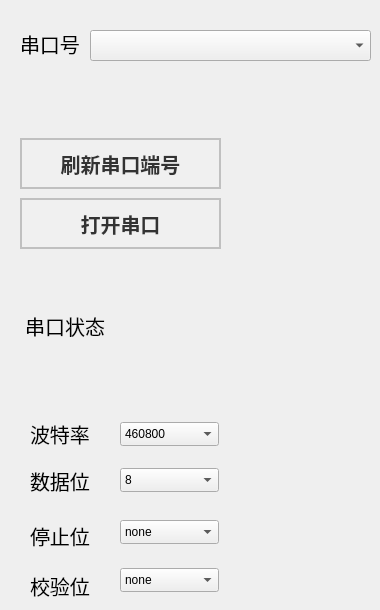
   <widget class="QWidget" name="tab_8">
    <attribute name="title">
     <string>串口</string>
    </attribute>
    <widget class="QLabel" name="label_11">
     <property name="geometry">
      <rect>
       <x>30</x>
       <y>418</y>
       <width>91</width>
       <height>31</height>
      </rect>
     </property>
     <property name="font">
      <font>
       <family>Microsoft YaHei</family>
       <pointsize>-1</pointsize>
       <weight>50</weight>
       <bold>false</bold>
      </font>
     </property>
     <property name="styleSheet">
      <string notr="true">font-family:Microsoft YaHei;
font-size:20px
</string>
     </property>
     <property name="text">
      <string>波特率</string>
     </property>
    </widget>
    <widget class="QComboBox" name="checkbitCb">
     <property name="geometry">
      <rect>
       <x>120</x>
       <y>568</y>
       <width>99</width>
       <height>24</height>
      </rect>
     </property>
     <item>
      <property name="text">
       <string>none</string>
      </property>
     </item>
    </widget>
    <widget class="QPushButton" name="reflesh_seiralport_pushbutton">
     <property name="geometry">
      <rect>
       <x>20</x>
       <y>138</y>
       <width>201</width>
       <height>51</height>
      </rect>
     </property>
     <property name="font">
      <font>
       <family>Microsoft YaHei</family>
       <pointsize>-1</pointsize>
       <weight>75</weight>
       <bold>true</bold>
      </font>
     </property>
     <property name="styleSheet">
      <string notr="true">QPushButton {
    width: 150px;
    height: 30px;
    font-size: 20px;
    font-family: Microsoft YaHei;
    font-weight: 400;
    padding: 2px;
    border: 2px solid #c0c0c0;
    background-color: #f0f0f0;
    color: #333333;
font-weight: bold;
}

QPushButton:hover {
    background-color: #d0d0d0;
    color: #000000;
font-weight: bold;
}

QPushButton:pressed {
    background-color: #a0a0a0;
    color: #ffffff;
font-weight: bold;
}</string>
     </property>
     <property name="text">
      <string>刷新串口端号</string>
     </property>
    </widget>
    <widget class="QComboBox" name="stopbitCb">
     <property name="geometry">
      <rect>
       <x>120</x>
       <y>520</y>
       <width>99</width>
       <height>24</height>
      </rect>
     </property>
     <item>
      <property name="text">
       <string>none</string>
      </property>
     </item>
     <item>
      <property name="text">
       <string>1</string>
      </property>
     </item>
     <item>
      <property name="text">
       <string>1.5</string>
      </property>
     </item>
     <item>
      <property name="text">
       <string>2</string>
      </property>
     </item>
    </widget>
    <widget class="QComboBox" name="databitCb">
     <property name="geometry">
      <rect>
       <x>120</x>
       <y>468</y>
       <width>99</width>
       <height>24</height>
      </rect>
     </property>
     <item>
      <property name="text">
       <string>8</string>
      </property>
     </item>
     <item>
      <property name="text">
       <string>7</string>
      </property>
     </item>
     <item>
      <property name="text">
       <string>6</string>
      </property>
     </item>
     <item>
      <property name="text">
       <string>5</string>
      </property>
     </item>
    </widget>
    <widget class="QComboBox" name="serailCb">
     <property name="geometry">
      <rect>
       <x>90</x>
       <y>30</y>
       <width>281</width>
       <height>31</height>
      </rect>
     </property>
    </widget>
    <widget class="QLabel" name="label_12">
     <property name="geometry">
      <rect>
       <x>30</x>
       <y>460</y>
       <width>91</width>
       <height>41</height>
      </rect>
     </property>
     <property name="font">
      <font>
       <family>Microsoft YaHei</family>
       <pointsize>-1</pointsize>
       <weight>50</weight>
       <bold>false</bold>
      </font>
     </property>
     <property name="styleSheet">
      <string notr="true">font-family:Microsoft YaHei;
font-size:20px
</string>
     </property>
     <property name="text">
      <string>数据位</string>
     </property>
    </widget>
    <widget class="QComboBox" name="baundrateCb">
     <property name="geometry">
      <rect>
       <x>120</x>
       <y>422</y>
       <width>99</width>
       <height>24</height>
      </rect>
     </property>
     <item>
      <property name="text">
       <string>460800</string>
      </property>
     </item>
     <item>
      <property name="text">
       <string>230400</string>
      </property>
     </item>
     <item>
      <property name="text">
       <string>115200</string>
      </property>
     </item>
     <item>
      <property name="text">
       <string>9600</string>
      </property>
     </item>
     <item>
      <property name="text">
       <string>4800</string>
      </property>
     </item>
    </widget>
    <widget class="QPushButton" name="openBt">
     <property name="geometry">
      <rect>
       <x>20</x>
       <y>198</y>
       <width>201</width>
       <height>51</height>
      </rect>
     </property>
     <property name="font">
      <font>
       <family>Microsoft YaHei</family>
       <pointsize>-1</pointsize>
       <weight>75</weight>
       <bold>true</bold>
      </font>
     </property>
     <property name="styleSheet">
      <string notr="true">QPushButton {
    width: 150px;
    height: 30px;
    font-size: 20px;
    font-family: Microsoft YaHei;
    font-weight: 400;
    padding: 2px;
    border: 2px solid #c0c0c0;
    background-color: #f0f0f0;
    color: #333333;
font-weight: bold;
}

QPushButton:hover {
    background-color: #d0d0d0;
    color: #000000;
font-weight: bold;
}

QPushButton:pressed {
    background-color: #a0a0a0;
    color: #ffffff;
font-weight: bold;
}</string>
     </property>
     <property name="text">
      <string>打开串口</string>
     </property>
    </widget>
    <widget class="QLabel" name="label_14">
     <property name="geometry">
      <rect>
       <x>30</x>
       <y>570</y>
       <width>91</width>
       <height>31</height>
      </rect>
     </property>
     <property name="font">
      <font>
       <family>Microsoft YaHei</family>
       <pointsize>-1</pointsize>
       <weight>50</weight>
       <bold>false</bold>
      </font>
     </property>
     <property name="styleSheet">
      <string notr="true">font-family:Microsoft YaHei;
font-size:20px
</string>
     </property>
     <property name="text">
      <string>校验位</string>
     </property>
    </widget>
    <widget class="QLabel" name="label_10">
     <property name="geometry">
      <rect>
       <x>20</x>
       <y>18</y>
       <width>81</width>
       <height>51</height>
      </rect>
     </property>
     <property name="font">
      <font>
       <family>Microsoft YaHei</family>
       <pointsize>-1</pointsize>
       <weight>50</weight>
       <bold>false</bold>
      </font>
     </property>
     <property name="styleSheet">
      <string notr="true">font-family:Microsoft YaHei;
font-size:20px
</string>
     </property>
     <property name="text">
      <string>串口号</string>
     </property>
    </widget>
    <widget class="QLabel" name="label_13">
     <property name="geometry">
      <rect>
       <x>30</x>
       <y>520</y>
       <width>91</width>
       <height>31</height>
      </rect>
     </property>
     <property name="font">
      <font>
       <family>Microsoft YaHei</family>
       <pointsize>-1</pointsize>
       <weight>50</weight>
       <bold>false</bold>
      </font>
     </property>
     <property name="styleSheet">
      <string notr="true">font-family:Microsoft YaHei;
font-size:20px
</string>
     </property>
     <property name="text">
      <string>停止位</string>
     </property>
    </widget>
    <widget class="QLabel" name="serail_condtion_label">
     <property name="geometry">
      <rect>
       <x>20</x>
       <y>250</y>
       <width>321</width>
       <height>151</height>
      </rect>
     </property>
     <property name="styleSheet">
      <string notr="true">font-family:Microsoft YaHei;
font-size:20px
</string>
     </property>
     <property name="text">
      <string> 串口状态</string>
     </property>
    </widget>
   </widget>
